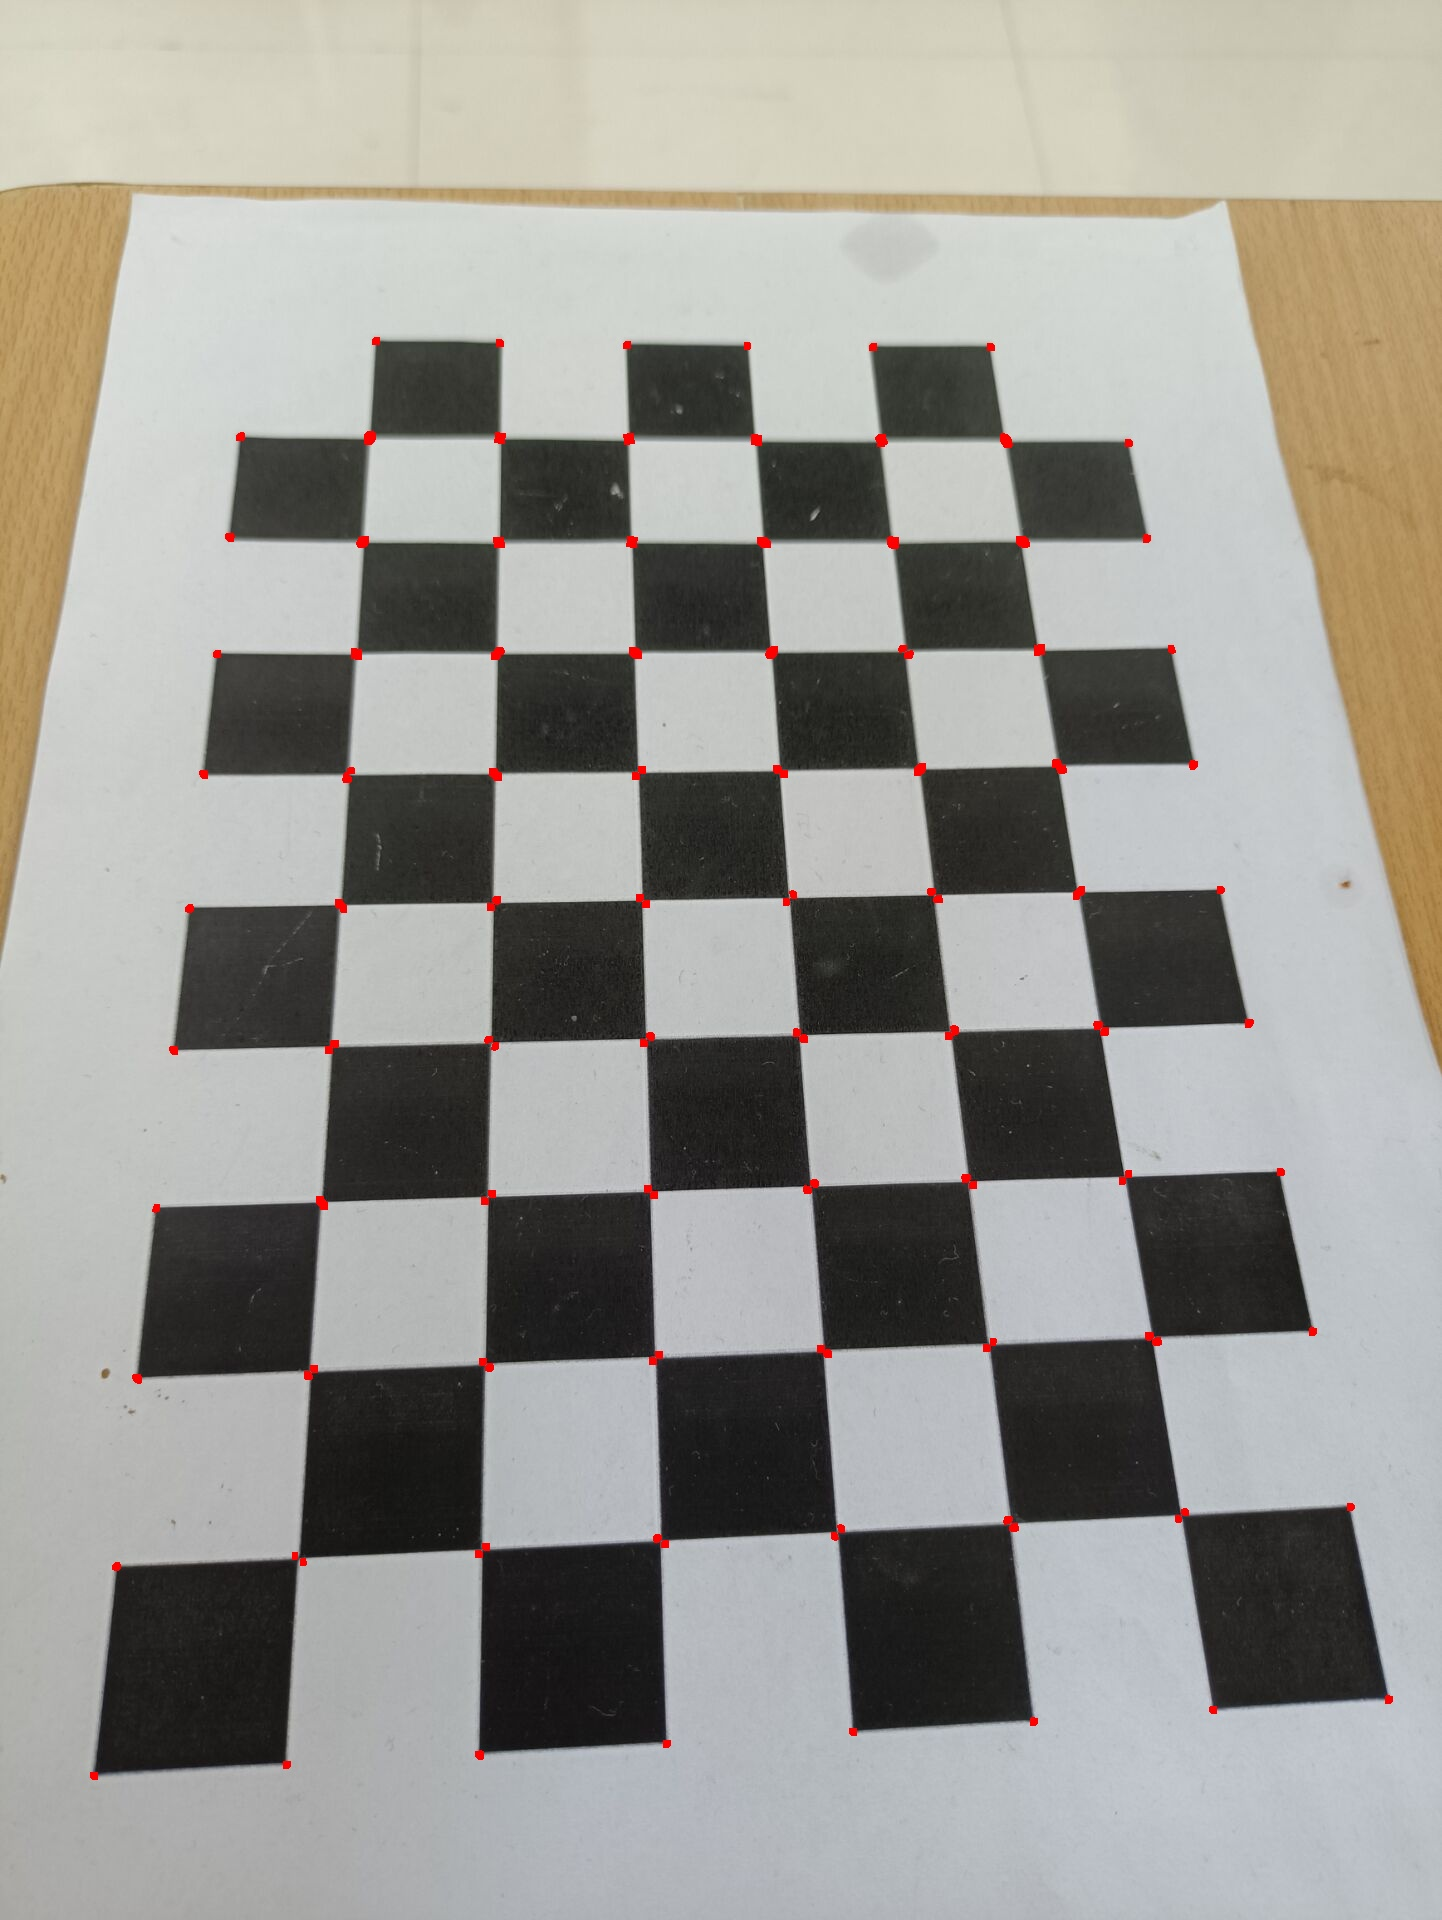

Here is the Python script that generated this plot:
from cv2 import cv2 as cv
import numpy as np
from matplotlib import pyplot as plt


def cv_show(name, img):
    cv.imshow(name, img)
    k = cv.waitKey(0)
    if k == 27:
        cv.destroyAllWindows()


img = cv.imread('image/chess.jpg')
# 转化为灰度图
gray = cv.cvtColor(img, cv.COLOR_BGR2GRAY)
# 二值化处理
ret, binary = cv.threshold(gray, 90, 255, cv.THRESH_BINARY)
cv_show('img', binary)
# 通过腐蚀去除白色噪声
kernel = np.ones((5, 5), np.uint8)
binary = cv.erode(binary, kernel)
# 平滑处理
binary = cv.medianBlur(binary, 5, 0)
cv_show('img', binary)


# Harris检测之前转换成float32类型
gray = np.float32(binary)
# 这里中间两个参数很重要，一开始没注意到
dst = cv.cornerHarris(gray, 6, 9, 0.04)
dst = cv.dilate(dst, None)
img[dst > 0.0281 * dst.max()] = [0, 0, 255]

# 以二值图形式显示修改的地方
ret, dst = cv.threshold(dst, 0.01 * dst.max(), 255, 0)
cv_show('img', dst)
# 保存图片
cv.imwrite('Tests/28-31_2.jpg', img)


# dst = np.uint8(dst)
# ret, labels, stats, centroids = cv.connectedComponentsWithStats(dst)

# criteria = (cv.TERM_CRITERIA_EPS + cv.TERM_CRITERIA_MAX_ITER, 100, 0.001)

# corners = cv.cornerSubPix(gray, np.float32(
#     centroids), (5, 5), (-1, -1), criteria)

# res = np.hstack((centroids, corners))
# res = np.int8(res)
# img[res[:, 1], res[:, 0]] = [255, 0, 0]
# img[res[:, 3], res[:, 2]] = [0, 255, 0]

# cv.imshow('res', img)
# if cv.waitKey(0) == 27:
#     cv.destroyAllWindows()
